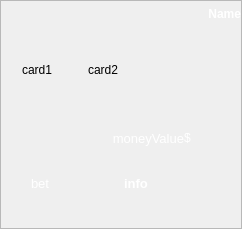
         <widget class="QFrame" name="comp3Frame">
          <property name="minimumSize">
           <size>
            <width>230</width>
            <height>0</height>
           </size>
          </property>
          <property name="frameShape">
           <enum>QFrame::StyledPanel</enum>
          </property>
          <property name="frameShadow">
           <enum>QFrame::Raised</enum>
          </property>
          <layout class="QVBoxLayout" name="verticalLayout_13">
           <property name="spacing">
            <number>0</number>
           </property>
           <property name="leftMargin">
            <number>0</number>
           </property>
           <property name="topMargin">
            <number>0</number>
           </property>
           <property name="rightMargin">
            <number>0</number>
           </property>
           <property name="bottomMargin">
            <number>0</number>
           </property>
           <item>
            <layout class="QVBoxLayout" name="comp3VLayout">
             <property name="spacing">
              <number>0</number>
             </property>
             <property name="topMargin">
              <number>0</number>
             </property>
             <property name="bottomMargin">
              <number>0</number>
             </property>
             <item>
              <layout class="QHBoxLayout" name="horizontalLayout_26">
               <property name="topMargin">
                <number>3</number>
               </property>
               <property name="bottomMargin">
                <number>3</number>
               </property>
               <item>
                <spacer name="horizontalSpacer_28">
                 <property name="orientation">
                  <enum>Qt::Horizontal</enum>
                 </property>
                 <property name="sizeHint" stdset="0">
                  <size>
                   <width>40</width>
                   <height>20</height>
                  </size>
                 </property>
                </spacer>
               </item>
               <item>
                <widget class="QLabel" name="comp3Name_lbl">
                 <property name="palette">
                  <palette>
                   <active>
                    <colorrole role="WindowText">
                     <brush brushstyle="SolidPattern">
                      <color alpha="255">
                       <red>255</red>
                       <green>255</green>
                       <blue>255</blue>
                      </color>
                     </brush>
                    </colorrole>
                   </active>
                   <inactive>
                    <colorrole role="WindowText">
                     <brush brushstyle="SolidPattern">
                      <color alpha="255">
                       <red>255</red>
                       <green>255</green>
                       <blue>255</blue>
                      </color>
                     </brush>
                    </colorrole>
                   </inactive>
                   <disabled>
                    <colorrole role="WindowText">
                     <brush brushstyle="SolidPattern">
                      <color alpha="255">
                       <red>120</red>
                       <green>120</green>
                       <blue>120</blue>
                      </color>
                     </brush>
                    </colorrole>
                   </disabled>
                  </palette>
                 </property>
                 <property name="font">
                  <font>
                   <weight>75</weight>
                   <bold>true</bold>
                  </font>
                 </property>
                 <property name="text">
                  <string>Name</string>
                 </property>
                 <property name="alignment">
                  <set>Qt::AlignRight|Qt::AlignTrailing|Qt::AlignVCenter</set>
                 </property>
                 <property name="margin">
                  <number>3</number>
                 </property>
                </widget>
               </item>
              </layout>
             </item>
             <item>
              <layout class="QHBoxLayout" name="compHLayout_3">
               <item>
                <layout class="QHBoxLayout" name="compHandHLayout_4">
                 <property name="spacing">
                  <number>5</number>
                 </property>
                 <item>
                  <widget class="QLabel" name="comp3Card_1">
                   <property name="sizePolicy">
                    <sizepolicy hsizetype="Fixed" vsizetype="Fixed">
                     <horstretch>0</horstretch>
                     <verstretch>0</verstretch>
                    </sizepolicy>
                   </property>
                   <property name="minimumSize">
                    <size>
                     <width>61</width>
                     <height>86</height>
                    </size>
                   </property>
                   <property name="maximumSize">
                    <size>
                     <width>61</width>
                     <height>86</height>
                    </size>
                   </property>
                   <property name="baseSize">
                    <size>
                     <width>61</width>
                     <height>86</height>
                    </size>
                   </property>
                   <property name="text">
                    <string>card1</string>
                   </property>
                   <property name="scaledContents">
                    <bool>true</bool>
                   </property>
                  </widget>
                 </item>
                 <item>
                  <widget class="QLabel" name="comp3Card_2">
                   <property name="sizePolicy">
                    <sizepolicy hsizetype="Fixed" vsizetype="Fixed">
                     <horstretch>0</horstretch>
                     <verstretch>0</verstretch>
                    </sizepolicy>
                   </property>
                   <property name="minimumSize">
                    <size>
                     <width>61</width>
                     <height>86</height>
                    </size>
                   </property>
                   <property name="maximumSize">
                    <size>
                     <width>61</width>
                     <height>86</height>
                    </size>
                   </property>
                   <property name="baseSize">
                    <size>
                     <width>61</width>
                     <height>86</height>
                    </size>
                   </property>
                   <property name="text">
                    <string>card2</string>
                   </property>
                   <property name="scaledContents">
                    <bool>true</bool>
                   </property>
                  </widget>
                 </item>
                 <item>
                  <widget class="QLabel" name="comp3_image">
                   <property name="minimumSize">
                    <size>
                     <width>65</width>
                     <height>65</height>
                    </size>
                   </property>
                   <property name="maximumSize">
                    <size>
                     <width>65</width>
                     <height>65</height>
                    </size>
                   </property>
                   <property name="baseSize">
                    <size>
                     <width>65</width>
                     <height>65</height>
                    </size>
                   </property>
                   <property name="text">
                    <string/>
                   </property>
                   <property name="scaledContents">
                    <bool>true</bool>
                   </property>
                  </widget>
                 </item>
                </layout>
               </item>
              </layout>
             </item>
             <item>
              <layout class="QHBoxLayout" name="horizontalLayout_21">
               <property name="spacing">
                <number>0</number>
               </property>
               <property name="rightMargin">
                <number>0</number>
               </property>
               <item>
                <spacer name="horizontalSpacer_20">
                 <property name="orientation">
                  <enum>Qt::Horizontal</enum>
                 </property>
                 <property name="sizeHint" stdset="0">
                  <size>
                   <width>40</width>
                   <height>20</height>
                  </size>
                 </property>
                </spacer>
               </item>
               <item>
                <layout class="QHBoxLayout" name="horizontalLayout_4">
                 <item>
                  <widget class="QLabel" name="comp3MoneyValue_lbl">
                   <property name="minimumSize">
                    <size>
                     <width>50</width>
                     <height>0</height>
                    </size>
                   </property>
                   <property name="palette">
                    <palette>
                     <active>
                      <colorrole role="WindowText">
                       <brush brushstyle="SolidPattern">
                        <color alpha="255">
                         <red>255</red>
                         <green>255</green>
                         <blue>255</blue>
                        </color>
                       </brush>
                      </colorrole>
                     </active>
                     <inactive>
                      <colorrole role="WindowText">
                       <brush brushstyle="SolidPattern">
                        <color alpha="255">
                         <red>255</red>
                         <green>255</green>
                         <blue>255</blue>
                        </color>
                       </brush>
                      </colorrole>
                     </inactive>
                     <disabled>
                      <colorrole role="WindowText">
                       <brush brushstyle="SolidPattern">
                        <color alpha="255">
                         <red>120</red>
                         <green>120</green>
                         <blue>120</blue>
                        </color>
                       </brush>
                      </colorrole>
                     </disabled>
                    </palette>
                   </property>
                   <property name="font">
                    <font>
                     <pointsize>10</pointsize>
                    </font>
                   </property>
                   <property name="text">
                    <string>moneyValue</string>
                   </property>
                   <property name="alignment">
                    <set>Qt::AlignRight|Qt::AlignTrailing|Qt::AlignVCenter</set>
                   </property>
                  </widget>
                 </item>
                 <item>
                  <widget class="QLabel" name="comp3Money_lbl">
                   <property name="maximumSize">
                    <size>
                     <width>10</width>
                     <height>16777215</height>
                    </size>
                   </property>
                   <property name="palette">
                    <palette>
                     <active>
                      <colorrole role="WindowText">
                       <brush brushstyle="SolidPattern">
                        <color alpha="255">
                         <red>255</red>
                         <green>255</green>
                         <blue>255</blue>
                        </color>
                       </brush>
                      </colorrole>
                     </active>
                     <inactive>
                      <colorrole role="WindowText">
                       <brush brushstyle="SolidPattern">
                        <color alpha="255">
                         <red>255</red>
                         <green>255</green>
                         <blue>255</blue>
                        </color>
                       </brush>
                      </colorrole>
                     </inactive>
                     <disabled>
                      <colorrole role="WindowText">
                       <brush brushstyle="SolidPattern">
                        <color alpha="255">
                         <red>120</red>
                         <green>120</green>
                         <blue>120</blue>
                        </color>
                       </brush>
                      </colorrole>
                     </disabled>
                    </palette>
                   </property>
                   <property name="text">
                    <string>$</string>
                   </property>
                  </widget>
                 </item>
                </layout>
               </item>
               <item>
                <widget class="QLabel" name="comp3Chips_lbl">
                 <property name="sizePolicy">
                  <sizepolicy hsizetype="Fixed" vsizetype="Fixed">
                   <horstretch>0</horstretch>
                   <verstretch>0</verstretch>
                  </sizepolicy>
                 </property>
                 <property name="minimumSize">
                  <size>
                   <width>50</width>
                   <height>50</height>
                  </size>
                 </property>
                 <property name="maximumSize">
                  <size>
                   <width>50</width>
                   <height>50</height>
                  </size>
                 </property>
                 <property name="baseSize">
                  <size>
                   <width>50</width>
                   <height>50</height>
                  </size>
                 </property>
                 <property name="text">
                  <string/>
                 </property>
                 <property name="scaledContents">
                  <bool>true</bool>
                 </property>
                 <property name="alignment">
                  <set>Qt::AlignCenter</set>
                 </property>
                </widget>
               </item>
              </layout>
             </item>
             <item>
              <layout class="QHBoxLayout" name="compHLayoutInfo_3">
               <property name="topMargin">
                <number>5</number>
               </property>
               <item>
                <widget class="QLabel" name="comp3Chip_lbl">
                 <property name="sizePolicy">
                  <sizepolicy hsizetype="Fixed" vsizetype="Fixed">
                   <horstretch>0</horstretch>
                   <verstretch>0</verstretch>
                  </sizepolicy>
                 </property>
                 <property name="minimumSize">
                  <size>
                   <width>30</width>
                   <height>30</height>
                  </size>
                 </property>
                 <property name="maximumSize">
                  <size>
                   <width>30</width>
                   <height>30</height>
                  </size>
                 </property>
                 <property name="text">
                  <string/>
                 </property>
                 <property name="scaledContents">
                  <bool>true</bool>
                 </property>
                 <property name="alignment">
                  <set>Qt::AlignCenter</set>
                 </property>
                 <property name="margin">
                  <number>0</number>
                 </property>
                </widget>
               </item>
               <item>
                <widget class="QLabel" name="comp3Bet_lbl">
                 <property name="minimumSize">
                  <size>
                   <width>50</width>
                   <height>0</height>
                  </size>
                 </property>
                 <property name="palette">
                  <palette>
                   <active>
                    <colorrole role="WindowText">
                     <brush brushstyle="SolidPattern">
                      <color alpha="255">
                       <red>255</red>
                       <green>255</green>
                       <blue>255</blue>
                      </color>
                     </brush>
                    </colorrole>
                   </active>
                   <inactive>
                    <colorrole role="WindowText">
                     <brush brushstyle="SolidPattern">
                      <color alpha="255">
                       <red>255</red>
                       <green>255</green>
                       <blue>255</blue>
                      </color>
                     </brush>
                    </colorrole>
                   </inactive>
                   <disabled>
                    <colorrole role="WindowText">
                     <brush brushstyle="SolidPattern">
                      <color alpha="255">
                       <red>120</red>
                       <green>120</green>
                       <blue>120</blue>
                      </color>
                     </brush>
                    </colorrole>
                   </disabled>
                  </palette>
                 </property>
                 <property name="font">
                  <font>
                   <pointsize>10</pointsize>
                  </font>
                 </property>
                 <property name="text">
                  <string>bet</string>
                 </property>
                 <property name="alignment">
                  <set>Qt::AlignLeading|Qt::AlignLeft|Qt::AlignVCenter</set>
                 </property>
                </widget>
               </item>
               <item>
                <widget class="QLabel" name="comp3Info_lbl">
                 <property name="sizePolicy">
                  <sizepolicy hsizetype="Fixed" vsizetype="Preferred">
                   <horstretch>0</horstretch>
                   <verstretch>0</verstretch>
                  </sizepolicy>
                 </property>
                 <property name="minimumSize">
                  <size>
                   <width>110</width>
                   <height>0</height>
                  </size>
                 </property>
                 <property name="maximumSize">
                  <size>
                   <width>110</width>
                   <height>16777215</height>
                  </size>
                 </property>
                 <property name="palette">
                  <palette>
                   <active>
                    <colorrole role="WindowText">
                     <brush brushstyle="SolidPattern">
                      <color alpha="255">
                       <red>255</red>
                       <green>255</green>
                       <blue>255</blue>
                      </color>
                     </brush>
                    </colorrole>
                   </active>
                   <inactive>
                    <colorrole role="WindowText">
                     <brush brushstyle="SolidPattern">
                      <color alpha="255">
                       <red>255</red>
                       <green>255</green>
                       <blue>255</blue>
                      </color>
                     </brush>
                    </colorrole>
                   </inactive>
                   <disabled>
                    <colorrole role="WindowText">
                     <brush brushstyle="SolidPattern">
                      <color alpha="255">
                       <red>255</red>
                       <green>255</green>
                       <blue>255</blue>
                      </color>
                     </brush>
                    </colorrole>
                   </disabled>
                  </palette>
                 </property>
                 <property name="font">
                  <font>
                   <pointsize>10</pointsize>
                   <weight>75</weight>
                   <bold>true</bold>
                  </font>
                 </property>
                 <property name="text">
                  <string>info</string>
                 </property>
                 <property name="scaledContents">
                  <bool>true</bool>
                 </property>
                 <property name="alignment">
                  <set>Qt::AlignCenter</set>
                 </property>
                </widget>
               </item>
               <item>
                <spacer name="horizontalSpacer_32">
                 <property name="orientation">
                  <enum>Qt::Horizontal</enum>
                 </property>
                 <property name="sizeType">
                  <enum>QSizePolicy::Maximum</enum>
                 </property>
                 <property name="sizeHint" stdset="0">
                  <size>
                   <width>50</width>
                   <height>20</height>
                  </size>
                 </property>
                </spacer>
               </item>
              </layout>
             </item>
             <item>
              <layout class="QHBoxLayout" name="horizontalLayout_17">
               <property name="spacing">
                <number>0</number>
               </property>
               <item>
                <spacer name="horizontalSpacer_16">
                 <property name="orientation">
                  <enum>Qt::Horizontal</enum>
                 </property>
                 <property name="sizeType">
                  <enum>QSizePolicy::Expanding</enum>
                 </property>
                 <property name="sizeHint" stdset="0">
                  <size>
                   <width>40</width>
                   <height>20</height>
                  </size>
                 </property>
                </spacer>
               </item>
               <item>
                <widget class="QLabel" name="comp3dealer_lbl">
                 <property name="sizePolicy">
                  <sizepolicy hsizetype="Fixed" vsizetype="Fixed">
                   <horstretch>0</horstretch>
                   <verstretch>0</verstretch>
                  </sizepolicy>
                 </property>
                 <property name="minimumSize">
                  <size>
                   <width>30</width>
                   <height>30</height>
                  </size>
                 </property>
                 <property name="maximumSize">
                  <size>
                   <width>30</width>
                   <height>30</height>
                  </size>
                 </property>
                 <property name="baseSize">
                  <size>
                   <width>30</width>
                   <height>30</height>
                  </size>
                 </property>
                 <property name="text">
                  <string/>
                 </property>
                 <property name="scaledContents">
                  <bool>true</bool>
                 </property>
                </widget>
               </item>
              </layout>
             </item>
            </layout>
           </item>
          </layout>
         </widget>
